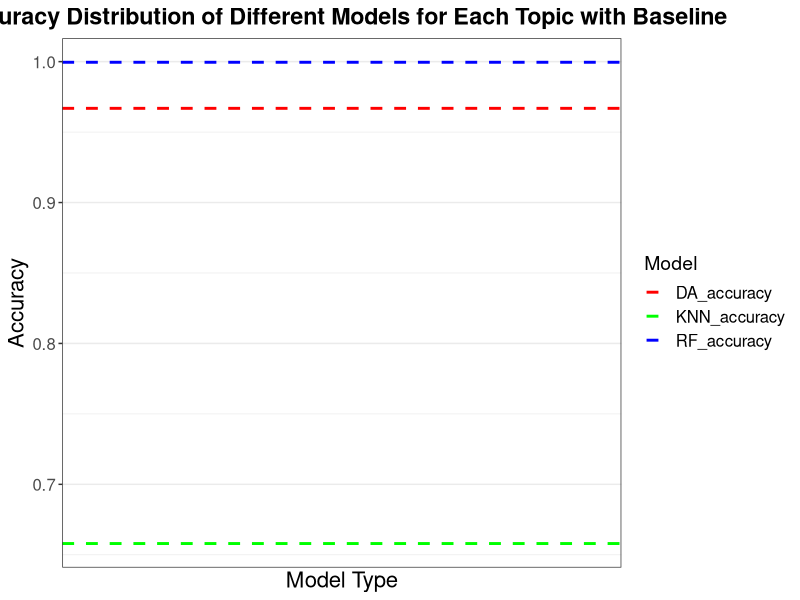
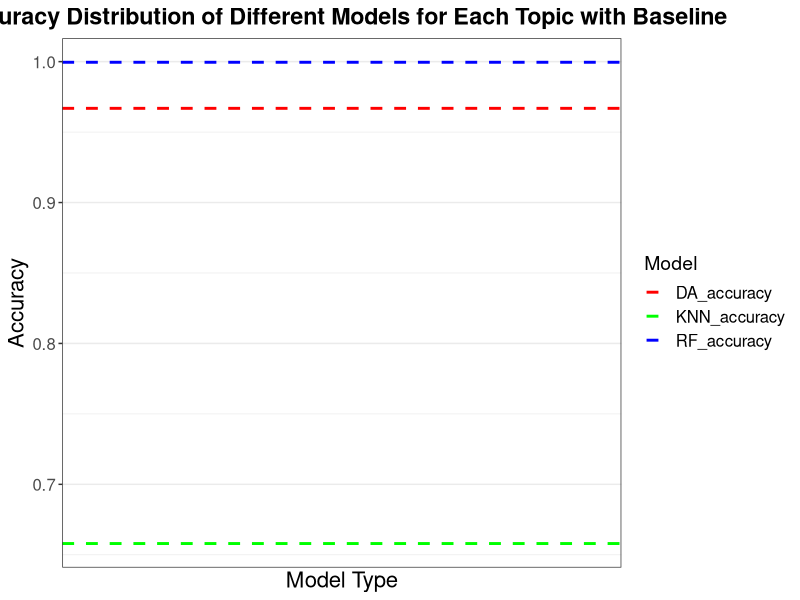

Reproduce these figures in R, in order.
# Load necessary packages
library(ggplot2)
library(tidyr)
library(dplyr)  # Load dplyr for group_by function

# Load the data for overall accuracy
results_long <- read.csv("./SEM1/Project2/Experiment_Result/Task2_overall_accuracy.csv")
baseline_results <- read.csv("./SEM1/Project2/Experiment_Result/Baseline_Result.csv")

# Ensure the loaded data has correct column names
colnames(results_long) <- c("Model", "Accuracy")

# Transform baseline data for ggplot2
baseline_long <- pivot_longer(baseline_results, cols = c("DA_accuracy", "KNN_accuracy", "RF_accuracy"), 
                              names_to = "Model", values_to = "Baseline_Accuracy")

# Filter out models that have less than 2 data points (to avoid errors in violin plot)
filtered_results <- results_long %>%
  group_by(Model) %>%
  filter(n() >= 2)

# Plot accuracy distribution using violin plots
accuracy_plot <- ggplot(filtered_results, aes(x = Model, y = Accuracy, fill = Model)) +
  geom_violin(alpha = 0.5, trim = FALSE) +
  geom_jitter(width = 0.2, alpha = 0.5) +
  geom_hline(data = baseline_long, aes(yintercept = Baseline_Accuracy, color = Model), 
             linetype = "dashed", size = 1) +  # Add dashed lines for baselines
  scale_color_manual(values = c("red", "green", "blue")) +  # Set color for baseline lines
  theme_bw() + 
  labs(title = "Accuracy Distribution of Different Models for Each Topic with Baseline",
       x = "Model Type", y = "Accuracy", fill = "Model Type") +
  theme(plot.title = element_text(hjust = 0.5, face = "bold"),
        text = element_text(size = 14),  # Set global font size
        axis.title = element_text(size = 16),  # Adjust axis title font size
        axis.text = element_text(size = 12),  # Adjust axis tick labels font size
        legend.title = element_text(size = 14),  # Adjust legend title font size
        legend.text = element_text(size = 12))  # Adjust legend text font size

# Display accuracy distribution plot
print(accuracy_plot)

# Save violin plot using ggsave() and ensure the consistent output format
ggsave("./SEM1/Project2/Figures/Task2_accuracy_distribution_with_baseline.pdf", 
       plot = accuracy_plot, 
       width = 8, 
       height = 6,
       bg = "white")
